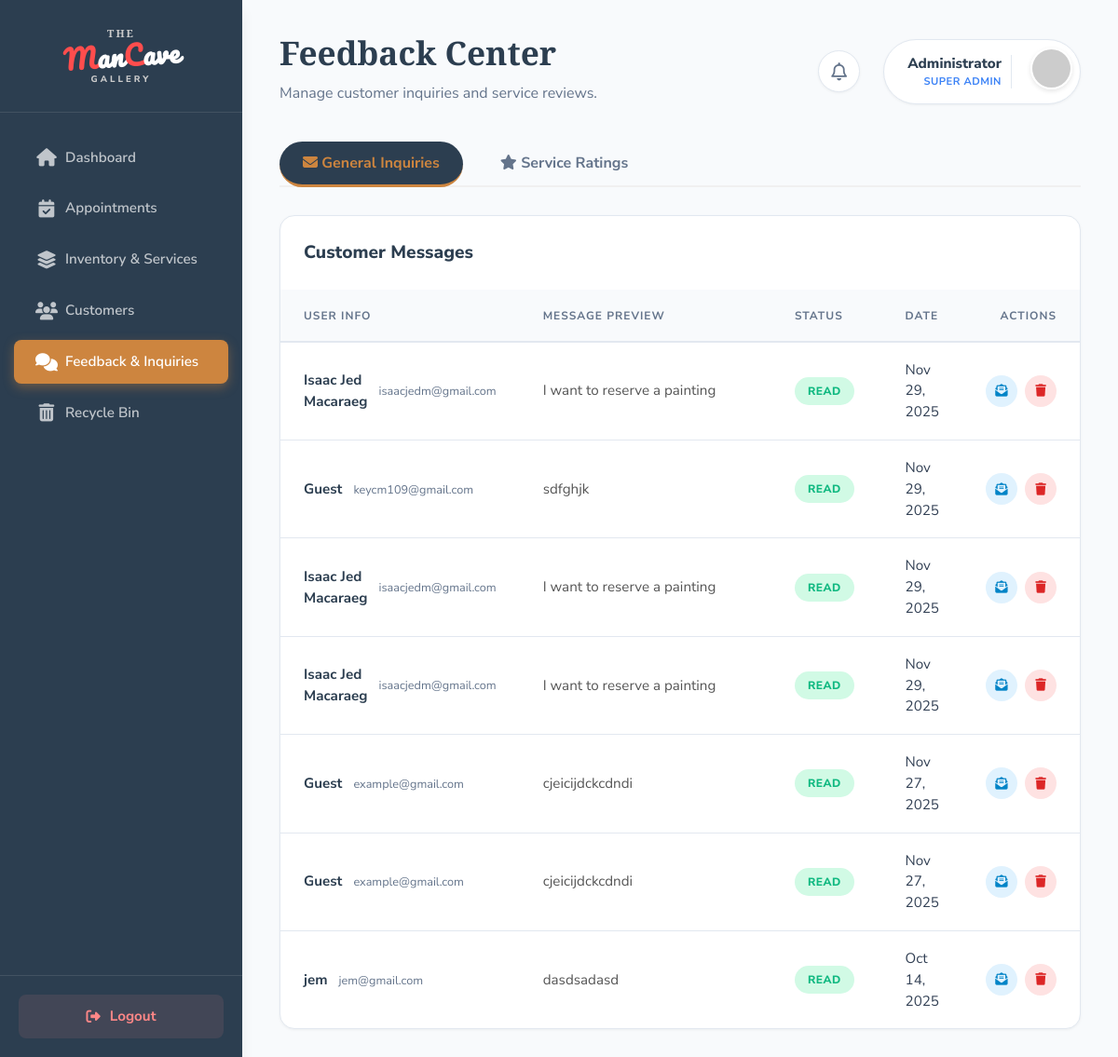
The app's page /feedback.php (signed in) with its own data.
### tables this page shows
CREATE TABLE `inquiries` (
  `id` int(11) NOT NULL,
  `username` varchar(100) NOT NULL,
  `email` varchar(255) NOT NULL,
  `mobile` varchar(20) NOT NULL,
  `subject` varchar(255) NOT NULL,
  `message` text NOT NULL,
  `attachment` varchar(255) DEFAULT NULL,
  `status` enum('unread','read','replied') DEFAULT 'unread',
  `created_at` timestamp NOT NULL DEFAULT current_timestamp(),
  `deleted_at` datetime DEFAULT NULL
);

### feedback.php (the view, shortened to what this page needs)
<?php
include 'config.php';
$inquiries = [];
$sql_inq = "SELECT * FROM inquiries WHERE message NOT LIKE '%requesting a copy%' ORDER BY created_at DESC";
if ($res_inq = mysqli_query($conn, $sql_inq)) {
    while ($row = mysqli_fetch_assoc($res_inq)) {
        $inquiries[] = $row;
    }
}
?>
<!DOCTYPE html>
<html lang="en">
<head>
    <link rel="stylesheet" href="https://cdnjs.cloudflare.com/ajax/libs/font-awesome/6.4.0/css/all.min.css">
    <link rel="stylesheet" href="admin_new_style.css">
</head>
<body>
    <aside class="sidebar">
        <div class="sidebar-header">
            <a href="index.php" class="sidebar-logo">
                <span class="logo-top">THE</span>
                <span class="logo-main"><span class="logo-red">M</span>an<span class="logo-red">C</span>ave</span>
                <span class="logo-bottom">GALLERY</span>
            </a>
        </div>
        <nav class="sidebar-nav">
            <ul>
                <li><a href="admin.php"><i class="fas fa-home"></i> <span>Dashboard</span></a></li>
                <li><a href="reservations.php"><i class="fas fa-calendar-check"></i> <span>Appointments</span></a></li>
                <li><a href="content.php"><i class="fas fa-layer-group"></i> <span>Inventory & Services</span></a></li>
                <li><a href="users.php"><i class="fas fa-users"></i> <span>Customers</span></a></li>
                <li class="active"><a href="feedback.php"><i class="fas fa-comments"></i> <span>Feedback & Inquiries</span></a></li>
                <li><a href="trash.php"><i class="fas fa-trash-alt"></i> <span>Recycle Bin</span></a></li>
            </ul>
        </nav>
        <div class="sidebar-footer">
            <a href="logout.php" class="btn-logout"><i class="fas fa-sign-out-alt"></i> <span>Logout</span></a>
        </div>
    </aside>
    <main class="main-content">
        <header class="top-bar">
            <div class="page-header">
                <h1>Feedback Center</h1>
                <p>Manage customer inquiries and service reviews.</p>
            </div>
            <div class="header-actions">
                <div class="notif-wrapper">
                    <div class="notif-bell" id="adminNotifBtn">
                        <i class="far fa-bell"></i>
                    </div>
                </div>
                <div class="user-profile">
                    <div class="profile-info">
                        <span class="name">Administrator</span>
                        <span class="role">Super Admin</span>
                    </div>
                    <div class="avatar"><img src="https://ui-avatars.com/api/?name=Admin&background=cd853f&color=fff" alt="Admin"></div>
                </div>
            </div>
        </header>
        <div class="tabs">
            <button class="tab-btn active" onclick="switchTab('inquiries', this)"><i class="fas fa-envelope"></i> General Inquiries</button>
            <button class="tab-btn" onclick="switchTab('ratings', this)"><i class="fas fa-star"></i> Service Ratings</button>
        </div>
        <div id="inquiries" class="tab-pane active">
            <div class="card table-card">
                <div class="card-header"><h3>Customer Messages</h3></div>
                <div class="table-responsive">
                    <table class="styled-table">
                        <thead>
                            <tr>
                                <th style="width: 25%;">User Info</th>
                                <th style="width: 40%;">Message Preview</th>
                                <th style="width: 15%;">Status</th>
                                <th style="width: 10%;">Date</th>
                                <th style="width: 10%; text-align:right;">Actions</th>
                            </tr>
                        </thead>
                        <tbody>
                            <?php if(empty($inquiries)): ?>
                                <tr><td colspan="5" class="text-center" style="padding:50px; color:#999;">No general inquiries found.</td></tr>
                            <?php else: ?>
                                <?php foreach ($inquiries as $inq):
                                    $isUnread = ($inq['status'] !== 'read' && $inq['status'] !== 'replied');
                                    $statusClass = 'status-' . ($inq['status'] == 'replied' ? 'completed' : ($isUnread ? 'pending' : 'approved'));
                                    $statusLabel = ($inq['status'] == 'replied') ? 'Replied' : ($isUnread ? 'Unread' : 'Read');
                                ?>
                                <tr class="<?= $isUnread ? 'unread-row' : '' ?>">
                                    <td>
                                        <div class="user-cell">
                                            <strong><?= htmlspecialchars($inq['username']) ?></strong>
                                            <small><?= htmlspecialchars($inq['email']) ?></small>
                                        </div>
                                    </td>
                                    <td>
                                        <div class="msg-preview"><?= htmlspecialchars($inq['message']) ?></div>
                                    </td>
                                    <td><span class="status-badge <?= $statusClass ?>"><?= $statusLabel ?></span></td>
                                    <td><?= date('M d, Y', strtotime($inq['created_at'])) ?></td>
                                    <td style="text-align:right;">
                                        <div class="actions" style="justify-content: flex-end;">
                                            <button class="btn-icon edit" onclick="viewInquiry(<?= $inq['id'] ?>)" title="View & Reply">
                                                <i class="fas fa-envelope-open-text"></i>
                                            </button>
                                            <button class="btn-icon delete" onclick="deleteInquiry(<?= $inq['id'] ?>)" title="Move to Trash">
                                                <i class="fas fa-trash"></i>
                                            </button>
                                        </div>
                                    </td>
                                </tr>
                                <?php endforeach; ?>
                            <?php endif; ?>
                        </tbody>
                    </table>
                </div>
            </div>
        </div>
    </main>
</body>
</html>

### feedback.php (style rules this page uses)
.sidebar-logo { display: flex; flex-direction: column; align-items: center; gap: 0; line-height: 1; text-decoration: none; }
.logo-top { font-family: 'Playfair Display', serif; font-size: 0.7rem; font-weight: 700; color: #ccc; letter-spacing: 2px; }
.logo-main { font-family: 'Pacifico', cursive; font-size: 1.8rem; transform: rotate(-4deg); margin: 5px 0; color: #fff; }
.logo-red { color: #ff4d4d; }
.logo-bottom { font-family: 'Nunito Sans', sans-serif; font-size: 0.6rem; font-weight: 800; color: #ccc; letter-spacing: 3px; text-transform: uppercase; }
.header-actions { display: flex; align-items: center; gap: 25px; }
.notif-wrapper { position: relative; }
.notif-bell { background: #fff; width: 45px; height: 45px; border-radius: 50%; display: flex; align-items: center; justify-content: center; font-size: 1.2rem; color: var(--secondary); cursor: pointer; box-shadow: var(--shadow-sm); border: 1px solid var(--border); transition: 0.3s; }
.tabs { margin-bottom: 30px; display: flex; gap: 15px; border-bottom: 2px solid #f0f0f0; padding-bottom: 0; }
.tab-btn { background: none; border: none; padding: 12px 25px; font-size: 1rem; font-weight: 700; color: var(--secondary); cursor: pointer; border-bottom: 3px solid transparent; margin-bottom: -2px; transition: all 0.3s; }
.tab-btn.active { color: var(--accent); border-bottom-color: var(--accent); }
.tab-pane { display: none; animation: fadeIn 0.3s ease; }
.tab-pane.active { display: block; }
.user-cell strong { display: block; font-size: 0.95rem; color: var(--primary); }
.user-cell small { color: var(--secondary); }
.msg-preview { max-width: 350px; white-space: nowrap; overflow: hidden; text-overflow: ellipsis; color: #555; }

### records on screen
inquiries: username "Isaac Jed Macaraeg", email "isaacjedm@gmail.com", message "I want to reserve a painting", status "READ", created_at "Nov 29, 2025"
inquiries: username "Guest", email "keycm109@gmail.com", message "sdfghjk", status "READ", created_at "Nov 29, 2025"
inquiries: username "Isaac Jed Macaraeg", email "isaacjedm@gmail.com", message "I want to reserve a painting", status "READ", created_at "Nov 29, 2025"
inquiries: username "Isaac Jed Macaraeg", email "isaacjedm@gmail.com", message "I want to reserve a painting", status "READ", created_at "Nov 29, 2025"
inquiries: username "Guest", email "example@gmail.com", message "cjeicijdckcdndi", status "READ", created_at "Nov 27, 2025"
inquiries: username "Guest", email "example@gmail.com", message "cjeicijdckcdndi", status "READ", created_at "Nov 27, 2025"
inquiries: username "jem", email "jem@gmail.com", message "dasdsadasd", status "READ", created_at "Oct 14, 2025"
